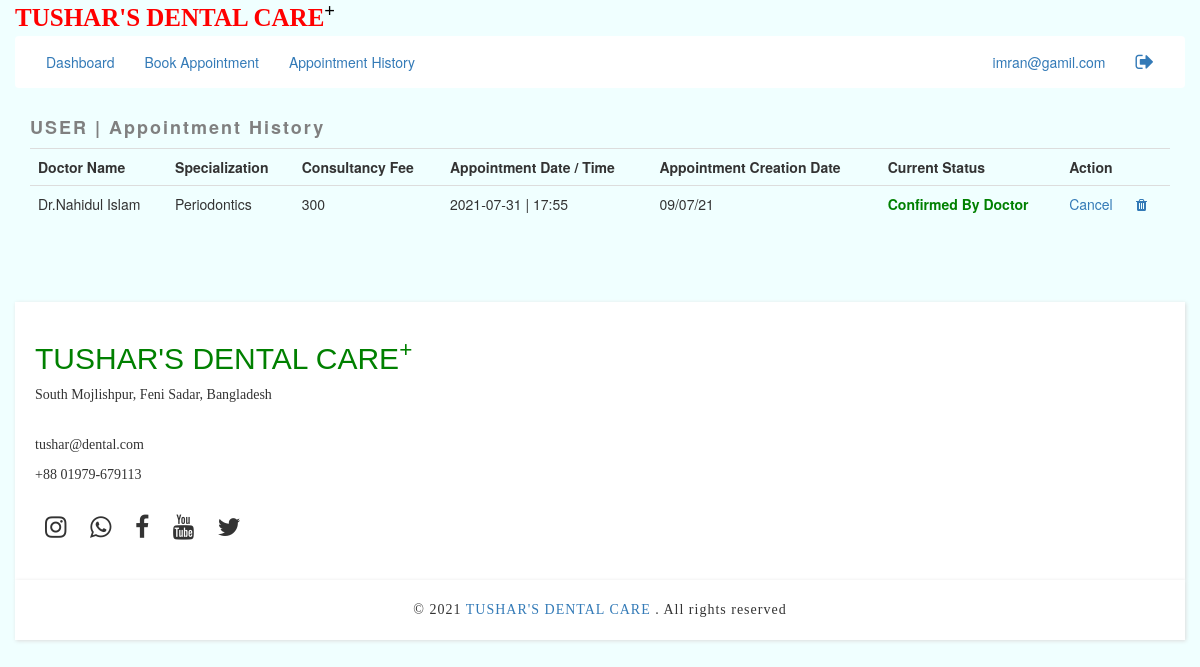
/appointmenthistorypatient.php (signed in), run on the app's committed database.
### tables this page shows
CREATE TABLE `appointment` (
  `id` int(11) NOT NULL,
  `specialization` varchar(50) NOT NULL,
  `doctor` varchar(50) NOT NULL,
  `fee` varchar(5) NOT NULL,
  `date` varchar(20) NOT NULL,
  `time` varchar(20) NOT NULL,
  `cdate` varchar(20) NOT NULL,
  `currentstatus` varchar(30) NOT NULL,
  `username` varchar(50) NOT NULL,
  `patientname` varchar(50) NOT NULL,
  `action` varchar(10) NOT NULL
);

### appointmenthistorypatient.php (the view, shortened to what this page needs)
<?php  include("patientheader.php")   ?>
<div class="col col-lg-12">
<h4 style="color:grey;font-weight:800;letter-spacing:2px">USER | Appointment History </h4>
<table class="table">
      <tr><th>Doctor Name</th> <th>Specialization</th> <th>Consultancy Fee </th> <th> Appointment Date / Time </th>
      <th>Appointment Creation Date </th> <th>Current Status </th>  <th>Action</th></tr>
      <?php
     include("connection.php");
     $u=$_SESSION['user'];
     $sql="SELECT * FROM appointment WHERE username='$u' ";
     $result=mysqli_query($conn,$sql);
     if(mysqli_num_rows($result)>0){
     while($row=mysqli_fetch_assoc($result)){
?>
<tr><td> Dr.<?php   echo $row['doctor']  ?></td> <td><?php   echo $row['specialization']  ?></td> <td><?php   echo $row['fee']  ?></td>
<td>  <?php   echo $row['date']." | ".$row['time']  ?> </td><td> <?php   echo $row['cdate']  ?> </td>
<?php if($row['currentstatus']=='Confirmed By Doctor'){ ?>
<td style="color:green;font-weight:700">  <?php   echo $row['currentstatus']  ?> </td>
<?php } ?>
 <td> <a href="cancelappointment.php?x=<?php  echo $row['id'] ?>">Cancel</a> &nbsp;&nbsp;&nbsp;&nbsp;  <a href="deleteappointment.php?x=<?php  echo $row['id'] ?>"><span class="fa fa-trash"></span></a> </td>
</tr>
<?php
     }
     }
?>
    </table>
</div>
<?php  include("footer.php")   ?>

### data on the page
appointment: doctor "Nahidul Islam", specialization "Periodontics", fee "300", date "2021-07-31", time "17:55", cdate "09/07/21", currentstatus "Confirmed By Doctor"

### other printed values
$_SESSION['user'] "imran@gamil.com"
